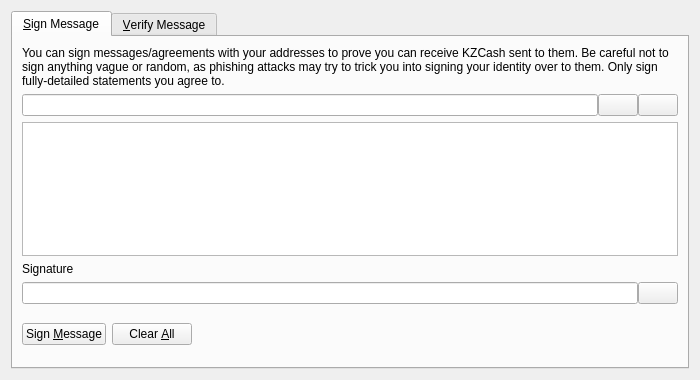
<?xml version="1.0" encoding="UTF-8"?>
<ui version="4.0">
 <class>SignVerifyMessageDialog</class>
 <widget class="QDialog" name="SignVerifyMessageDialog">
  <property name="geometry">
   <rect>
    <x>0</x>
    <y>0</y>
    <width>700</width>
    <height>380</height>
   </rect>
  </property>
  <property name="windowTitle">
   <string>Signatures - Sign / Verify a Message</string>
  </property>
  <property name="modal">
   <bool>true</bool>
  </property>
  <layout class="QVBoxLayout" name="verticalLayout">
   <item>
    <widget class="QTabWidget" name="tabWidget">
     <property name="currentIndex">
      <number>0</number>
     </property>
     <widget class="QWidget" name="tabSignMessage">
      <attribute name="title">
       <string>&amp;Sign Message</string>
      </attribute>
      <layout class="QVBoxLayout" name="verticalLayout_SM">
       <item>
        <widget class="QLabel" name="infoLabel_SM">
         <property name="text">
          <string>You can sign messages/agreements with your addresses to prove you can receive KZCash sent to them. Be careful not to sign anything vague or random, as phishing attacks may try to trick you into signing your identity over to them. Only sign fully-detailed statements you agree to.</string>
         </property>
         <property name="textFormat">
          <enum>Qt::PlainText</enum>
         </property>
         <property name="wordWrap">
          <bool>true</bool>
         </property>
        </widget>
       </item>
       <item>
        <layout class="QHBoxLayout" name="horizontalLayout_1_SM">
         <property name="spacing">
          <number>0</number>
         </property>
         <item>
          <widget class="QValidatedLineEdit" name="addressIn_SM">
           <property name="toolTip">
            <string>The KZCash address to sign the message with</string>
           </property>
          </widget>
         </item>
         <item>
          <widget class="QPushButton" name="addressBookButton_SM">
           <property name="toolTip">
            <string>Choose previously used address</string>
           </property>
           <property name="text">
            <string/>
           </property>
           <property name="shortcut">
            <string>Alt+A</string>
           </property>
           <property name="autoDefault">
            <bool>false</bool>
           </property>
          </widget>
         </item>
         <item>
          <widget class="QPushButton" name="pasteButton_SM">
           <property name="toolTip">
            <string>Paste address from clipboard</string>
           </property>
           <property name="text">
            <string/>
           </property>
           <property name="shortcut">
            <string>Alt+P</string>
           </property>
           <property name="autoDefault">
            <bool>false</bool>
           </property>
          </widget>
         </item>
        </layout>
       </item>
       <item>
        <widget class="QPlainTextEdit" name="messageIn_SM">
         <property name="toolTip">
          <string>Enter the message you want to sign here</string>
         </property>
        </widget>
       </item>
       <item>
        <widget class="QLabel" name="signatureLabel_SM">
         <property name="text">
          <string>Signature</string>
         </property>
         <property name="textFormat">
          <enum>Qt::PlainText</enum>
         </property>
        </widget>
       </item>
       <item>
        <layout class="QHBoxLayout" name="horizontalLayout_2_SM">
         <property name="spacing">
          <number>0</number>
         </property>
         <item>
          <widget class="QLineEdit" name="signatureOut_SM">
           <property name="font">
            <font>
             <italic>true</italic>
            </font>
           </property>
           <property name="readOnly">
            <bool>true</bool>
           </property>
          </widget>
         </item>
         <item>
          <widget class="QPushButton" name="copySignatureButton_SM">
           <property name="toolTip">
            <string>Copy the current signature to the system clipboard</string>
           </property>
           <property name="text">
            <string/>
           </property>
           <property name="autoDefault">
            <bool>false</bool>
           </property>
          </widget>
         </item>
        </layout>
       </item>
       <item>
        <layout class="QHBoxLayout" name="horizontalLayout_3_SM">
         <item>
          <widget class="QPushButton" name="signMessageButton_SM">
           <property name="toolTip">
            <string>Sign the message to prove you own this KZCash address</string>
           </property>
           <property name="text">
            <string>Sign &amp;Message</string>
           </property>
           <property name="autoDefault">
            <bool>false</bool>
           </property>
          </widget>
         </item>
         <item>
          <widget class="QPushButton" name="clearButton_SM">
           <property name="toolTip">
            <string>Reset all sign message fields</string>
           </property>
           <property name="text">
            <string>Clear &amp;All</string>
           </property>
           <property name="autoDefault">
            <bool>false</bool>
           </property>
          </widget>
         </item>
         <item>
          <spacer name="horizontalSpacer_1_SM">
           <property name="orientation">
            <enum>Qt::Horizontal</enum>
           </property>
           <property name="sizeHint" stdset="0">
            <size>
             <width>40</width>
             <height>48</height>
            </size>
           </property>
          </spacer>
         </item>
         <item>
          <widget class="QLabel" name="statusLabel_SM">
           <property name="font">
            <font>
             <weight>75</weight>
             <bold>true</bold>
            </font>
           </property>
           <property name="text">
            <string/>
           </property>
           <property name="wordWrap">
            <bool>true</bool>
           </property>
          </widget>
         </item>
         <item>
          <spacer name="horizontalSpacer_2_SM">
           <property name="orientation">
            <enum>Qt::Horizontal</enum>
           </property>
           <property name="sizeHint" stdset="0">
            <size>
             <width>40</width>
             <height>48</height>
            </size>
           </property>
          </spacer>
         </item>
        </layout>
       </item>
      </layout>
     </widget>
     <widget class="QWidget" name="tabVerifyMessage">
      <attribute name="title">
       <string>&amp;Verify Message</string>
      </attribute>
      <layout class="QVBoxLayout" name="verticalLayout_VM">
       <item>
        <widget class="QLabel" name="infoLabel_VM">
         <property name="text">
          <string>Enter the receiver's address, message (ensure you copy line breaks, spaces, tabs, etc. exactly) and signature below to verify the message. Be careful not to read more into the signature than what is in the signed message itself, to avoid being tricked by a man-in-the-middle attack. Note that this only proves the signing party receives with the address, it cannot prove sendership of any transaction!</string>
         </property>
         <property name="textFormat">
          <enum>Qt::PlainText</enum>
         </property>
         <property name="alignment">
          <set>Qt::AlignLeading|Qt::AlignLeft|Qt::AlignTop</set>
         </property>
         <property name="wordWrap">
          <bool>true</bool>
         </property>
        </widget>
       </item>
       <item>
        <layout class="QHBoxLayout" name="horizontalLayout_1_VM">
         <property name="spacing">
          <number>0</number>
         </property>
         <item>
          <widget class="QValidatedLineEdit" name="addressIn_VM">
           <property name="toolTip">
            <string>The KZCash address the message was signed with</string>
           </property>
          </widget>
         </item>
         <item>
          <widget class="QPushButton" name="addressBookButton_VM">
           <property name="toolTip">
            <string>Choose previously used address</string>
           </property>
           <property name="text">
            <string/>
           </property>
           <property name="shortcut">
            <string>Alt+A</string>
           </property>
           <property name="autoDefault">
            <bool>false</bool>
           </property>
          </widget>
         </item>
        </layout>
       </item>
       <item>
        <widget class="QPlainTextEdit" name="messageIn_VM"/>
       </item>
       <item>
        <widget class="QValidatedLineEdit" name="signatureIn_VM"/>
       </item>
       <item>
        <layout class="QHBoxLayout" name="horizontalLayout_2_VM">
         <item>
          <widget class="QPushButton" name="verifyMessageButton_VM">
           <property name="toolTip">
            <string>Verify the message to ensure it was signed with the specified KZCash address</string>
           </property>
           <property name="text">
            <string>Verify &amp;Message</string>
           </property>
           <property name="autoDefault">
            <bool>false</bool>
           </property>
          </widget>
         </item>
         <item>
          <widget class="QPushButton" name="clearButton_VM">
           <property name="toolTip">
            <string>Reset all verify message fields</string>
           </property>
           <property name="text">
            <string>Clear &amp;All</string>
           </property>
           <property name="autoDefault">
            <bool>false</bool>
           </property>
          </widget>
         </item>
         <item>
          <spacer name="horizontalSpacer_1_VM">
           <property name="orientation">
            <enum>Qt::Horizontal</enum>
           </property>
           <property name="sizeHint" stdset="0">
            <size>
             <width>40</width>
             <height>48</height>
            </size>
           </property>
          </spacer>
         </item>
         <item>
          <widget class="QLabel" name="statusLabel_VM">
           <property name="font">
            <font>
             <weight>75</weight>
             <bold>true</bold>
            </font>
           </property>
           <property name="text">
            <string/>
           </property>
           <property name="wordWrap">
            <bool>true</bool>
           </property>
          </widget>
         </item>
         <item>
          <spacer name="horizontalSpacer_2_VM">
           <property name="orientation">
            <enum>Qt::Horizontal</enum>
           </property>
           <property name="sizeHint" stdset="0">
            <size>
             <width>40</width>
             <height>48</height>
            </size>
           </property>
          </spacer>
         </item>
        </layout>
       </item>
      </layout>
     </widget>
    </widget>
   </item>
  </layout>
 </widget>
 <customwidgets>
  <customwidget>
   <class>QValidatedLineEdit</class>
   <extends>QLineEdit</extends>
   <header>qvalidatedlineedit.h</header>
  </customwidget>
 </customwidgets>
 <resources>
  <include location="../kzcash.qrc"/>
 </resources>
 <connections/>
</ui>
